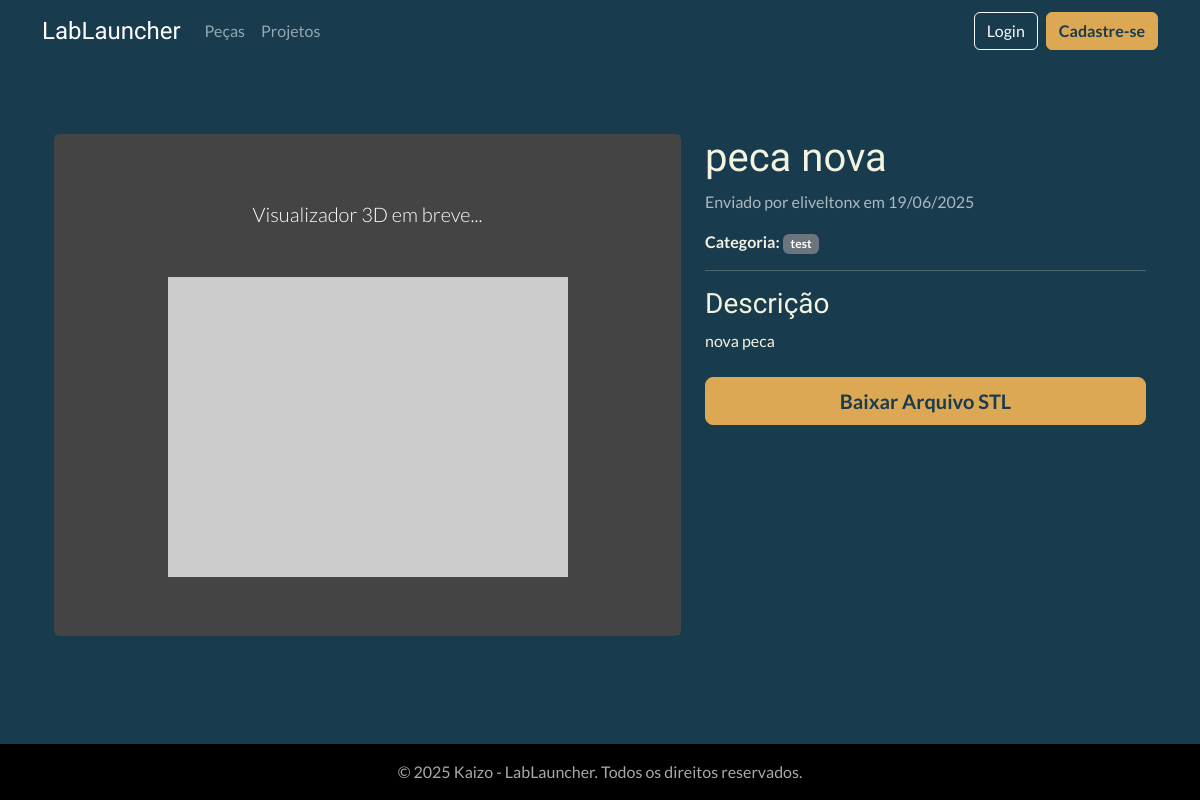
Screenshot of /catalog/part/2/ with the database file from the repository.
### catalog/models.py (models this page shows, shortened)
class Part(models.Model):
    STATUS_CHOICES = (('in_review', 'Em Revisão'), ('approved', 'Aprovado'), ('rejected', 'Rejeitado'))
    name = models.CharField(max_length=200, verbose_name='Nome da Peça')
    description = models.TextField(verbose_name='Descrição')
    category = models.ForeignKey(Category, on_delete=models.SET_NULL, null=True, verbose_name='Categoria')
    author = models.ForeignKey(settings.AUTH_USER_MODEL, on_delete=models.SET_NULL, null=True, verbose_name='Autor')
    stl_file = models.FileField(upload_to='parts_stl/', storage=storage_para_usar, verbose_name='Arquivo STL')
    status = models.CharField(max_length=10, choices=STATUS_CHOICES, default='in_review', verbose_name='Status')
    created_at = models.DateTimeField(auto_now_add=True, verbose_name='Data de Criação')
    updated_at = models.DateTimeField(auto_now=True, verbose_name='Última Atualização')
    class Meta:
        verbose_name = 'Peça'
        verbose_name_plural = 'Peças'
        ordering = ['-created_at']

class Category(models.Model):
    name = models.CharField(max_length=100, unique=True, verbose_name='Nome')
    slug = models.SlugField(max_length=120, unique=True, help_text='Versão do nome otimizada para URLs.')
    class Meta:
        verbose_name = 'Categoria'
        verbose_name_plural = 'Categorias'
        ordering = ['name']

### users/models.py (models this page shows, shortened)
class CustomUser(AbstractUser):
    profile_picture = models.ImageField(
        upload_to='profile_pics/',
        null=True,
        blank=True,
        verbose_name='Foto do Perfil'
    )
    is_approved = models.BooleanField(
        default=False,
        verbose_name='Aprovado pela Curadoria',
        help_text='Indica se o usuário foi aprovado para acessar o conteúdo.'
    )
    groups = models.ManyToManyField(
        Group,
        verbose_name='groups',
        blank=True,
        help_text='The groups this user belongs to. A user will get all permissions granted to each of their groups.',
        related_name="customuser_set", # Nome único para o acesso reverso
        related_query_name="user",
    )
    user_permissions = models.ManyToManyField(
        Permission,
        verbose_name='user permissions',
        blank=True,
        help_text='Specific permissions for this user.',
        related_name="customuser_set", # Nome único para o acesso reverso
        related_query_name="user",
    )

### catalog/views.py (the view)
# urls.py: path('part/<int:pk>/', PartDetailView.as_view(), name='part-detail'),
class PartDetailView(DetailView):
    model = Part
    template_name = 'catalog/part_detail.html'
    context_object_name = 'part' # Nome do objeto no template

### catalog/templates/catalog/part_detail.html (shortened to what this page needs)
{% extends "base.html" %}
{% block content %}
<div class="container mt-5">
    <div class="row">
        <div class="col-md-7">
            <div class="card text-bg-dark">
                <div class="card-body text-center" style="height: 500px; background-color: #444;">
                    <p class="lead my-5">Visualizador 3D em breve...</p>
                    <img src="https://via.placeholder.com/400x300.png?text={{ part.name }}" class="img-fluid" alt="{{ part.name }}">
                </div>
            </div>
        </div>
        <div class="col-md-5">
            <h1>{{ part.name }}</h1>
            <p class="text-muted">Enviado por {{ part.author.username }} em {{ part.created_at|date:"d/m/Y" }}</p>
            <p><strong>Categoria:</strong> <span class="badge bg-secondary">{{ part.category.name }}</span></p>
            <hr>
            <h3>Descrição</h3>
            <p>{{ part.description|linebreaksbr }}</p>
            <div class="d-grid gap-2 mt-4">
                <a href="{{ part.stl_file.url }}" class="btn btn-accent btn-lg" download>
                    Baixar Arquivo STL
                </a>
            </div>
        </div>
    </div>
</div>
{% endblock %}

### static/css/custom.css (style rules this page uses)
body { background-color: #183b4e; color: #f3f3e0; font-family: 'Lato', sans-serif; }
h1, h2, h3, h4, h5, h6 { font-family: 'Exo 2', sans-serif; color: #f3f3e0; }
a { color: #27548a; text-decoration: none; }
.btn-accent { background-color: #dda853; border-color: #dda853; color: #183b4e; font-weight: bold; }

### rows the page displays
Part: name "peca nova", author.username "eliveltonx", created_at "19/06/2025", category.name "test", description "nova peca"
